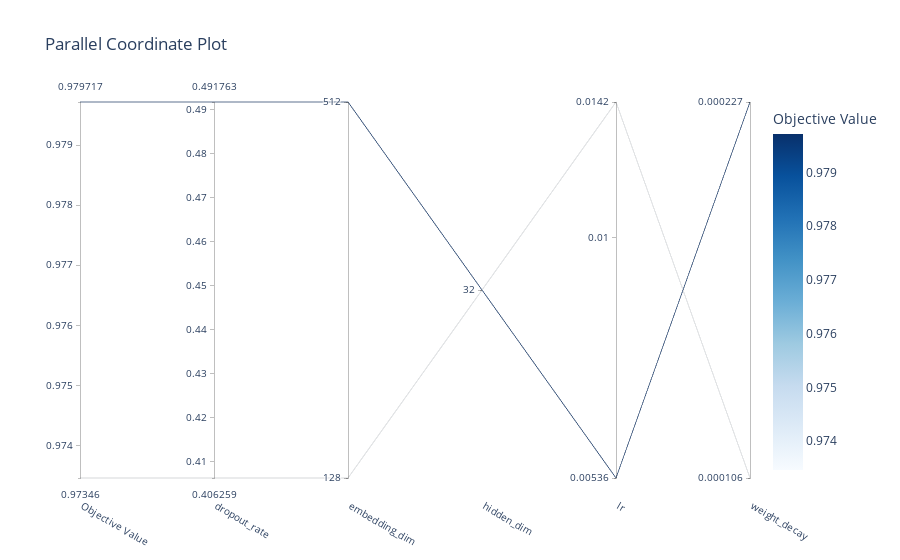

Notebook code for this chart:
### Code cell
fig = optuna.visualization.plot_parallel_coordinate(study)
fig.show()

### Figure 1 — Plotly figure (JSON) as saved in the notebook; plotly's stock layout.template omitted (floating-point values rounded to 4 significant figures)
{"data": [{"dimensions": [{"label": "Objective Value", "range": [0.9735, 0.9797], "values": [0.9735, 0.9797]}, {"label": "dropout_rate", "range": [0.4063, 0.4918], "values": [0.4063, 0.4918]}, {"label": "embedding_dim", "range": [0, 1], "ticktext": ["128", "512"], "tickvals": [0, 1], "values": [0, 1]}, {"label": "hidden_dim", "range": [0, 0], "ticktext": ["32"], "tickvals": [0], "values": [0, 0]}, {"label": "lr", "range": [-2.271, -1.847], "ticktext": ["0.00536", "0.01", "0.0142"], "tickvals": [-2.271, -2, -1.847], "values": [-1.847, -2.271]}, {"label": "weight_decay", "range": [-3.976, -3.644], "ticktext": ["0.000106", "0.000227"], "tickvals": [-3.976, -3.644], "values": [-3.976, -3.644]}], "labelangle": 30, "labelside": "bottom", "line": {"color": [0.9735, 0.9797], "colorbar": {"title": {"text": "Objective Value"}}, "colorscale": [[0.0, "rgb(247,251,255)"], [0.125, "rgb(222,235,247)"], [0.25, "rgb(198,219,239)"], [0.375, "rgb(158,202,225)"], [0.5, "rgb(107,174,214)"], [0.625, "rgb(66,146,198)"], [0.75, "rgb(33,113,181)"], [0.875, "rgb(8,81,156)"], [1.0, "rgb(8,48,107)"]], "reversescale": false, "showscale": true}, "type": "parcoords"}], "layout": {"title": {"text": "Parallel Coordinate Plot"}}}
